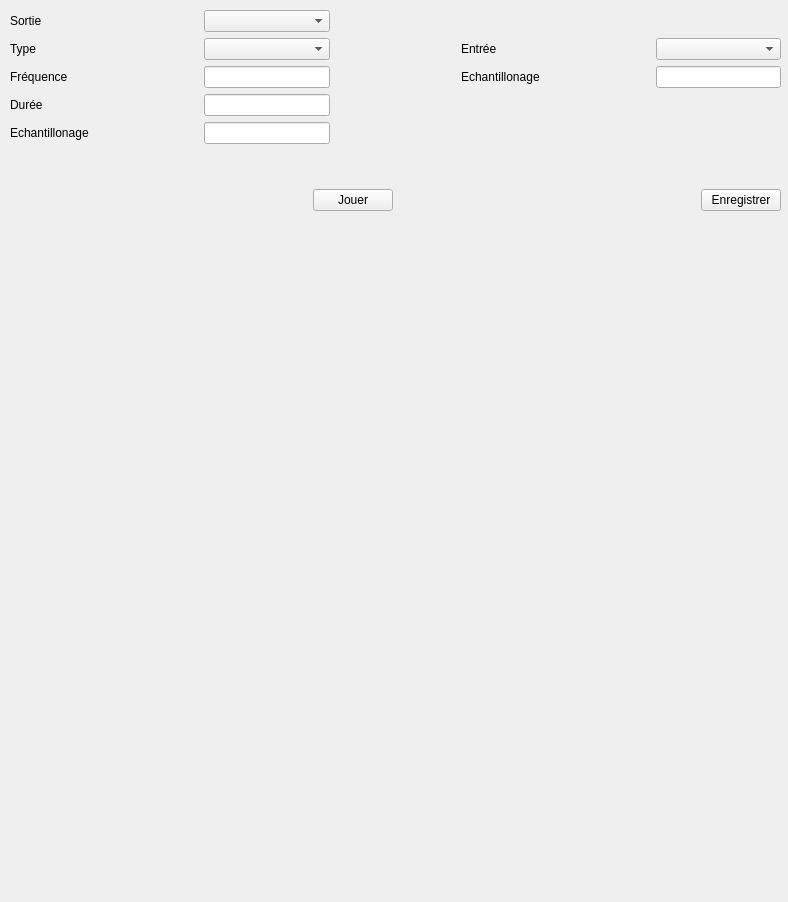
<?xml version="1.0" encoding="UTF-8"?>
<ui version="4.0">
 <class>soundWidget</class>
 <widget class="QWidget" name="soundWidget">
  <property name="geometry">
   <rect>
    <x>0</x>
    <y>0</y>
    <width>788</width>
    <height>902</height>
   </rect>
  </property>
  <property name="windowTitle">
   <string>Form</string>
  </property>
  <widget class="QWidget" name="gridLayoutWidget">
   <property name="geometry">
    <rect>
     <x>10</x>
     <y>10</y>
     <width>771</width>
     <height>136</height>
    </rect>
   </property>
   <layout class="QGridLayout" name="gridLayout" columnstretch="3,2,2,3,2">
    <property name="sizeConstraint">
     <enum>QLayout::SetDefaultConstraint</enum>
    </property>
    <item row="2" column="3">
     <widget class="QLabel" name="in_sampleRateLabel">
      <property name="text">
       <string>Echantillonage</string>
      </property>
     </widget>
    </item>
    <item row="2" column="4">
     <widget class="QLineEdit" name="in_sampleRateLineEdit">
      <property name="text">
       <string/>
      </property>
     </widget>
    </item>
    <item row="4" column="0">
     <widget class="QLabel" name="out_sampleRateLabel">
      <property name="text">
       <string>Echantillonage</string>
      </property>
     </widget>
    </item>
    <item row="2" column="1">
     <widget class="QLineEdit" name="toneLineEdit">
      <property name="text">
       <string/>
      </property>
     </widget>
    </item>
    <item row="0" column="0">
     <widget class="QLabel" name="speakersLabel">
      <property name="text">
       <string>Sortie</string>
      </property>
     </widget>
    </item>
    <item row="0" column="1">
     <widget class="QComboBox" name="speakersComboBox"/>
    </item>
    <item row="1" column="0">
     <widget class="QLabel" name="typeLabel">
      <property name="text">
       <string>Type</string>
      </property>
     </widget>
    </item>
    <item row="3" column="1">
     <widget class="QLineEdit" name="durationLineEdit">
      <property name="text">
       <string/>
      </property>
     </widget>
    </item>
    <item row="1" column="1">
     <widget class="QComboBox" name="typeComboBox"/>
    </item>
    <item row="3" column="0">
     <widget class="QLabel" name="durationLabel">
      <property name="text">
       <string>Durée</string>
      </property>
     </widget>
    </item>
    <item row="2" column="0">
     <widget class="QLabel" name="toneLabel">
      <property name="text">
       <string>Fréquence</string>
      </property>
     </widget>
    </item>
    <item row="4" column="1">
     <widget class="QLineEdit" name="out_sampleRateLineEdit">
      <property name="text">
       <string/>
      </property>
     </widget>
    </item>
    <item row="0" column="2">
     <spacer name="horizontalSpacer">
      <property name="orientation">
       <enum>Qt::Horizontal</enum>
      </property>
      <property name="sizeType">
       <enum>QSizePolicy::Minimum</enum>
      </property>
      <property name="sizeHint" stdset="0">
       <size>
        <width>60</width>
        <height>20</height>
       </size>
      </property>
     </spacer>
    </item>
    <item row="1" column="3">
     <widget class="QLabel" name="microphonesLabel">
      <property name="text">
       <string>Entrée</string>
      </property>
     </widget>
    </item>
    <item row="1" column="4">
     <widget class="QComboBox" name="microphonesComboBox"/>
    </item>
   </layout>
  </widget>
  <widget class="QWidget" name="horizontalLayoutWidget">
   <property name="geometry">
    <rect>
     <x>10</x>
     <y>160</y>
     <width>771</width>
     <height>80</height>
    </rect>
   </property>
   <layout class="QHBoxLayout" name="horizontalLayout">
    <item>
     <spacer name="horizontalSpacer_2">
      <property name="orientation">
       <enum>Qt::Horizontal</enum>
      </property>
      <property name="sizeHint" stdset="0">
       <size>
        <width>40</width>
        <height>20</height>
       </size>
      </property>
     </spacer>
    </item>
    <item>
     <widget class="QPushButton" name="PlayPauseButton">
      <property name="text">
       <string>Jouer</string>
      </property>
     </widget>
    </item>
    <item>
     <spacer name="horizontalSpacer_3">
      <property name="orientation">
       <enum>Qt::Horizontal</enum>
      </property>
      <property name="sizeHint" stdset="0">
       <size>
        <width>40</width>
        <height>20</height>
       </size>
      </property>
     </spacer>
    </item>
    <item>
     <widget class="QPushButton" name="StartStopButton">
      <property name="text">
       <string>Enregistrer</string>
      </property>
     </widget>
    </item>
   </layout>
  </widget>
  <widget class="QWidget" name="verticalLayoutWidget">
   <property name="geometry">
    <rect>
     <x>10</x>
     <y>250</y>
     <width>771</width>
     <height>641</height>
    </rect>
   </property>
   <layout class="QVBoxLayout" name="verticalLayoutCanvas">
    <property name="sizeConstraint">
     <enum>QLayout::SetMinimumSize</enum>
    </property>
   </layout>
  </widget>
 </widget>
 <resources/>
 <connections>
  <connection>
   <sender>speakersComboBox</sender>
   <signal>currentIndexChanged(int)</signal>
   <receiver>soundWidget</receiver>
   <slot>out_device_changed()</slot>
   <hints>
    <hint type="sourcelabel">
     <x>240</x>
     <y>24</y>
    </hint>
    <hint type="destinationlabel">
     <x>56</x>
     <y>253</y>
    </hint>
   </hints>
  </connection>
  <connection>
   <sender>typeComboBox</sender>
   <signal>currentTextChanged(QString)</signal>
   <receiver>soundWidget</receiver>
   <slot>updateConfiguration()</slot>
   <hints>
    <hint type="sourcelabel">
     <x>261</x>
     <y>57</y>
    </hint>
    <hint type="destinationlabel">
     <x>106</x>
     <y>266</y>
    </hint>
   </hints>
  </connection>
  <connection>
   <sender>toneLineEdit</sender>
   <signal>textChanged(QString)</signal>
   <receiver>soundWidget</receiver>
   <slot>updateConfiguration()</slot>
   <hints>
    <hint type="sourcelabel">
     <x>277</x>
     <y>83</y>
    </hint>
    <hint type="destinationlabel">
     <x>147</x>
     <y>279</y>
    </hint>
   </hints>
  </connection>
  <connection>
   <sender>durationLineEdit</sender>
   <signal>textChanged(QString)</signal>
   <receiver>soundWidget</receiver>
   <slot>updateConfiguration()</slot>
   <hints>
    <hint type="sourcelabel">
     <x>295</x>
     <y>113</y>
    </hint>
    <hint type="destinationlabel">
     <x>196</x>
     <y>291</y>
    </hint>
   </hints>
  </connection>
  <connection>
   <sender>out_sampleRateLineEdit</sender>
   <signal>textChanged(QString)</signal>
   <receiver>soundWidget</receiver>
   <slot>updateConfiguration()</slot>
   <hints>
    <hint type="sourcelabel">
     <x>311</x>
     <y>134</y>
    </hint>
    <hint type="destinationlabel">
     <x>308</x>
     <y>295</y>
    </hint>
   </hints>
  </connection>
  <connection>
   <sender>PlayPauseButton</sender>
   <signal>clicked()</signal>
   <receiver>soundWidget</receiver>
   <slot>toggle_output()</slot>
   <hints>
    <hint type="sourcelabel">
     <x>372</x>
     <y>205</y>
    </hint>
    <hint type="destinationlabel">
     <x>367</x>
     <y>287</y>
    </hint>
   </hints>
  </connection>
  <connection>
   <sender>microphonesComboBox</sender>
   <signal>currentIndexChanged(int)</signal>
   <receiver>soundWidget</receiver>
   <slot>in_device_changed()</slot>
   <hints>
    <hint type="sourcelabel">
     <x>681</x>
     <y>53</y>
    </hint>
    <hint type="destinationlabel">
     <x>518</x>
     <y>246</y>
    </hint>
   </hints>
  </connection>
  <connection>
   <sender>in_sampleRateLineEdit</sender>
   <signal>textChanged(QString)</signal>
   <receiver>soundWidget</receiver>
   <slot>updateConfiguration()</slot>
   <hints>
    <hint type="sourcelabel">
     <x>705</x>
     <y>76</y>
    </hint>
    <hint type="destinationlabel">
     <x>604</x>
     <y>269</y>
    </hint>
   </hints>
  </connection>
  <connection>
   <sender>StartStopButton</sender>
   <signal>clicked()</signal>
   <receiver>soundWidget</receiver>
   <slot>toggle_input()</slot>
   <hints>
    <hint type="sourcelabel">
     <x>736</x>
     <y>194</y>
    </hint>
    <hint type="destinationlabel">
     <x>733</x>
     <y>280</y>
    </hint>
   </hints>
  </connection>
 </connections>
 <slots>
  <slot>updateConfiguration()</slot>
  <slot>toggle_output()</slot>
  <slot>toggle_input()</slot>
  <slot>in_device_changed()</slot>
  <slot>out_device_changed()</slot>
 </slots>
</ui>
